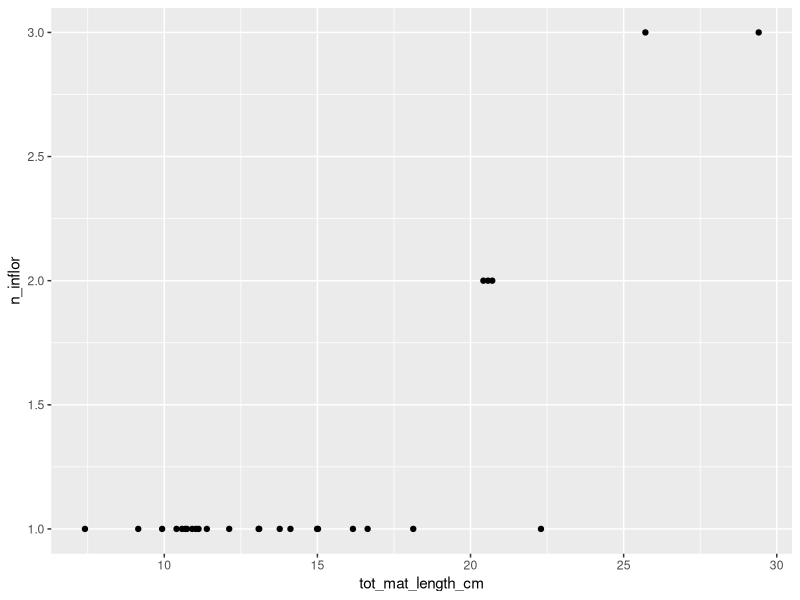
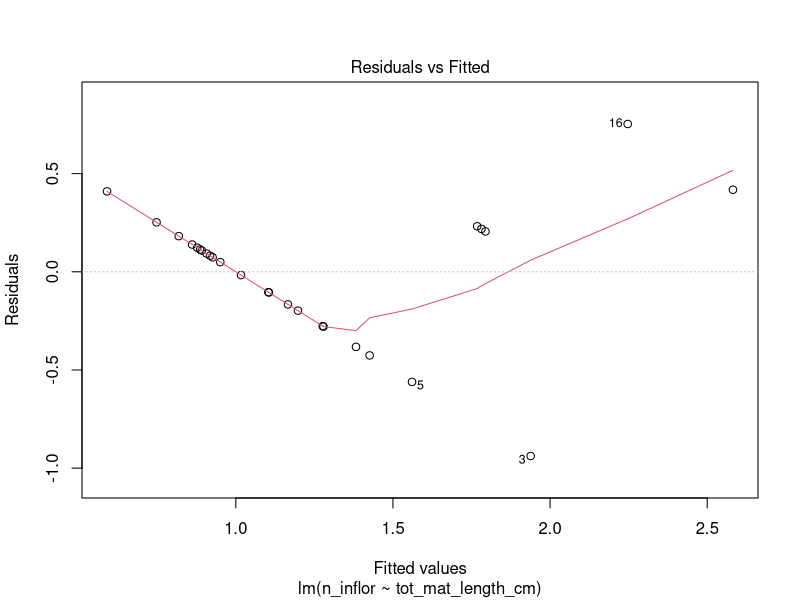
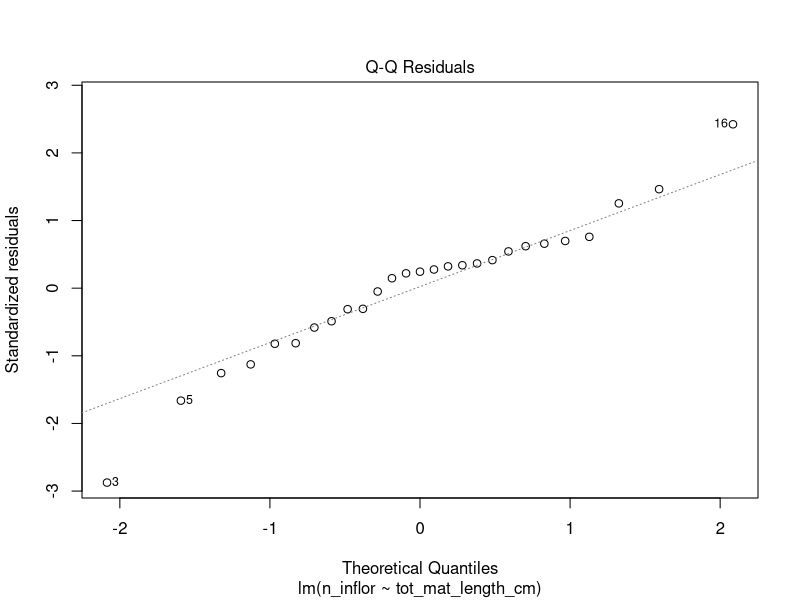
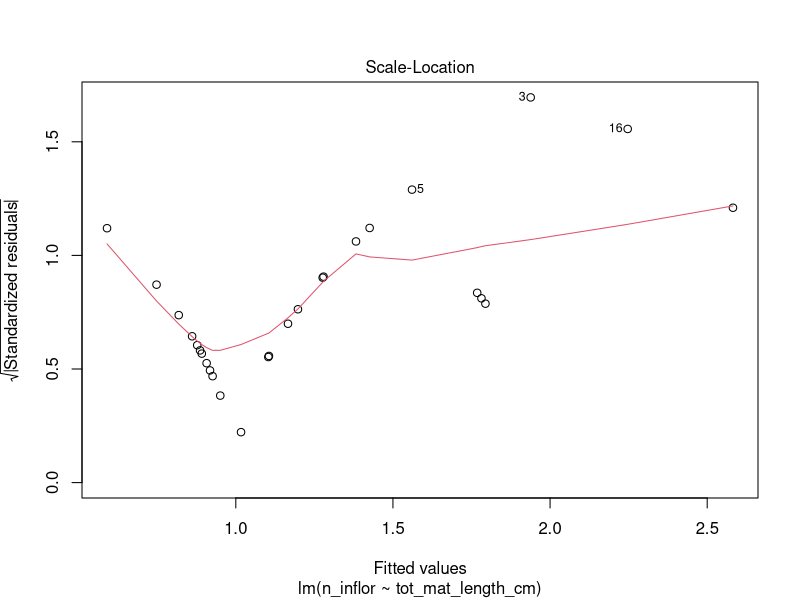
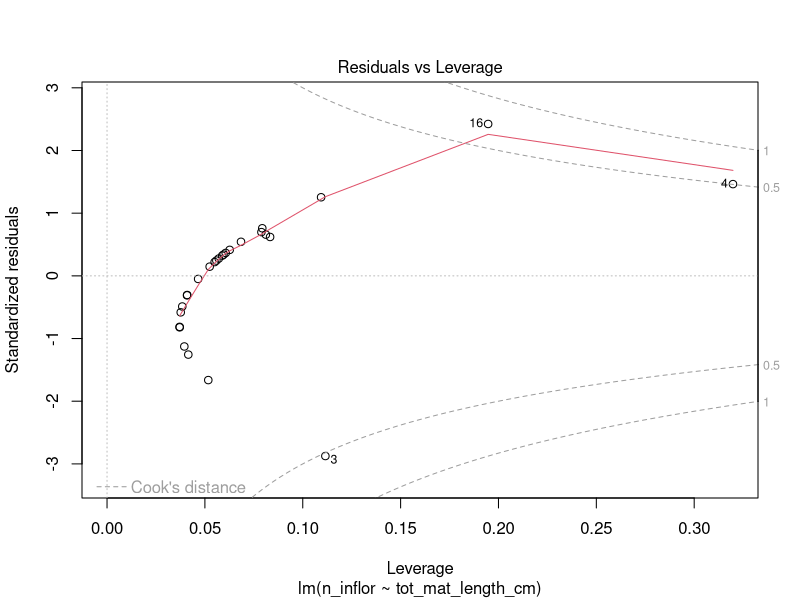
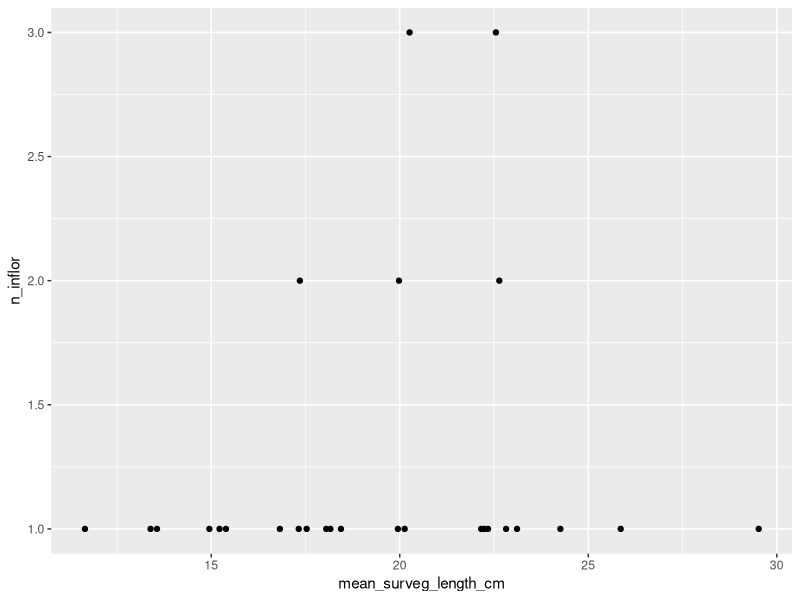
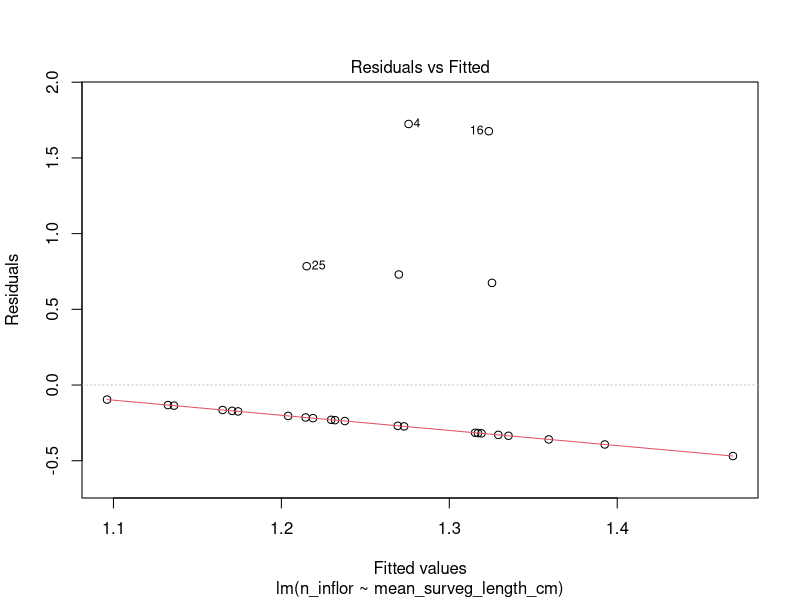
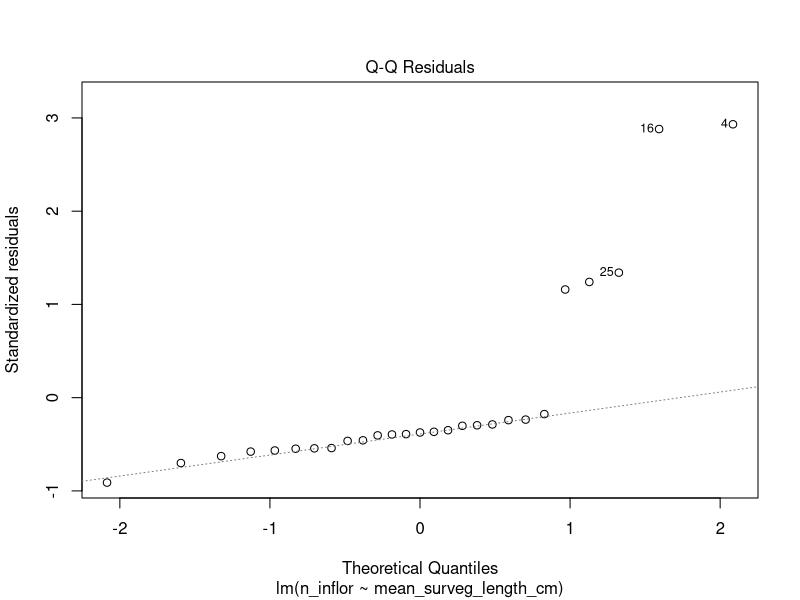

These charts were generated, in order, by the following R code:
#### Field Study Data Analysis Extra 1: Relationship of Seed Traits with Maternal Traits

# Courtney Van Den Elzen

# Initiated: July 2020
# Latest Update: January 2023 (syntax update for Jan 2023 package version compatibility)

### ------------------
### Load Packages -----

library(tidyverse)
library(lme4)
library(car)
library(MASS)

### ------------------
### Read In Data ----

# Seed weight data for the neighboring plants
seed_mass_data <- read_csv("./Data/Field Study/Field Study Cleaned Data - Seed Mass vs Maternal Plant Size Relationship Data.csv")

# Flower count data for the neighboring plants
flwr_count_data <- 
     read_csv("./Data/Field Study/Field Study Raw Data - Neighbour Seed Counts.csv") %>%
     dplyr::select(-c("...17")) %>%
     dplyr::filter(!is.na(flwr_count)) %>%
     dplyr::group_by(plant_id) %>%
     dplyr::summarize(tot_flwrs = sum(flwr_count))


# Plant length data for the neighboring plants
plant_length_data <- read_csv("./Data/Field Study/Field Study Cleaned Data - Neighbouring Plant Data.csv")

# L. californica
modsel_cal <- read_csv("./Data/Field Study/Field Study Cleaned Data - Californica Species Modeling Data Subset.csv")

# L. glaberrima
modsel_gla <- read_csv("./Data/Field Study/Field Study Cleaned Data - Glaberrima Species Modeling Data Subset.csv")

### ------------------
### Clean Neighbor Data -----

# Correct the neighbor data types to fit the analyses

# Neighbour seed mass data
seed_mass_data2 <- seed_mass_data %>% 
        mutate_at(c("orig_species_label", "true_species", "hub", "transect", "mom", 
                    "neighbour", "PlantID", "count type", "chosen for germination trial"), 
                  as.factor) %>%
        mutate_at(c("total seed mass"), as.numeric)

# Neighbour total branch length data
plant_length_data2 <- plant_length_data %>% 
        mutate_at(c("species", "hub", "transect", "mom", "neighbour", "PlantID"), as.factor) %>%
        mutate_at(c("Total branch length"), as.numeric) %>%
        rename(total_branch_length = `Total branch length`)


# Get rid of NAs in the data

seed_mass_data3 <- dplyr::filter(seed_mass_data2, !is.na(`total seed mass`))

plant_length_data3 <- dplyr::filter(plant_length_data2, !is.na(total_branch_length))


# Summarize the data for each plant in N1 (combine first flwr and other flwr data), N2 data already combined

# group by plantID and sum rows of seed mass and seed number for each plant
seed_mass_data_byplant <- group_by(seed_mass_data3, PlantID, true_species) %>% 
        dplyr::summarize(total_seed_mass = sum(`total seed mass`), 
                         total_seed_count = sum(`seed count`))

# get rid of unwanted ID columns
plant_length_data4 <- dplyr::select(plant_length_data3, -c("species", "hub", "transect", "mom", "neighbour"))

# join the cleaned seed mass and plant length dataframes, then filter out bad rows, and drop unused levels of true_species factor
joined_data_filtered <- dplyr::left_join(seed_mass_data_byplant, plant_length_data4) %>%
        dplyr::filter(true_species %in% c("L. californica", "L. fremontii", "L. glaberrima")) %>%
        droplevels()

# round to 3 decimal places
joined_data_filtered$mean_seed_mass <- round(joined_data_filtered$total_seed_mass/joined_data_filtered$total_seed_count,3)

# join the flower count data
joined_data_filtered2 <- 
        joined_data_filtered %>%
        dplyr::left_join(flwr_count_data, by = c("PlantID" = "plant_id"))

# Focal plant data

# Add a column to the focal plant data for the relative infloresence height variable for L. californica (used below)

# Mean inflor height / mean surrounding veg height
modsel_cal$rel_inflor_height_to_surveg_height <- modsel_cal$mean_inflor_height_cm/modsel_cal$mean_surveg_length_cm
modsel_gla$rel_inflor_height_to_surveg_height <- modsel_gla$mean_inflor_height_cm/modsel_gla$mean_surveg_length_cm


# Filter to only one line per plant for plant-level trait analysis (picked pin 1 arbitrarily, does not affect the analysis)

# L. californica
modsel_cal_plantlvl <- filter(modsel_cal, Pin == 1) %>% 
        filter(!is.na(n_inflor)) %>% 
        filter(!is.na(tot_mat_length_cm))

# L. glaberrima
modsel_gla_plantlvl <- filter(modsel_gla, Pin == 1) %>%
        filter(!is.na(n_inflor)) %>% 
        filter(!is.na(tot_mat_length_cm))

# Separate the joined data by species

joined_data_filtered_cal <- filter(joined_data_filtered2, true_species == "L. californica")
joined_data_filtered_gla <- filter(joined_data_filtered2, true_species == "L. glaberrima")

### ------------------
### Modeling: L. californica -----

## -------------------
## Do larger plants produce more inflorescences? -----

# Scatterplots -----

ggplot(modsel_cal_plantlvl, aes(x = tot_mat_length_cm, y = n_inflor)) + 
        geom_point()

# Modeling -----

# model
inflor.totlen.cal.lm <- lm(n_inflor ~ tot_mat_length_cm, data = modsel_cal_plantlvl)

# summary
summary(inflor.totlen.cal.lm)

# residual plots - wonky
plot(inflor.totlen.cal.lm)


## -------------------
## Do plants with more inflorescences grow in taller surrounding vegetation? -----
# Scatterplots -----

ggplot(modsel_cal_plantlvl, aes(x = mean_surveg_length_cm, y = n_inflor)) + 
        geom_point() 


# Modeling -----

# model
inflor.surveglen.cal.lm <- lm(n_inflor ~ mean_surveg_length_cm, data = modsel_cal_plantlvl)

# summary
summary(inflor.surveglen.cal.lm)

# residual plots - wonky
plot(inflor.surveglen.cal.lm)


## -------------------
# Do larger plants produce heavier seeds? -----

# Scatterplots -----

ggplot(joined_data_filtered_cal, aes(y = total_branch_length, x = mean_seed_mass)) + 
        geom_point()

# Modeling -----

seedmass.totlen.cal.lm <- lm(mean_seed_mass ~ total_branch_length, data = joined_data_filtered_cal)
summary(seedmass.totlen.cal.lm)
plot(seedmass.totlen.cal.lm )

# -------------------
# Do taller plants grow in taller vegetation? -----


# Scatterplots -----

# raw heights of both focal plants and surrounding vegetation length 
ggplot(modsel_cal_plantlvl, aes(x = mean_inflor_height_cm, y = mean_surveg_length_cm)) + 
        geom_point() + 
        geom_smooth(method= "lm")

# Relative height of focal plant relative to inflorenscence height 
ggplot(modsel_cal_plantlvl, aes(y = rel_inflor_height_to_surveg_height, x = mean_inflor_height_cm)) + 
        geom_point() + 
        geom_smooth(method= "lm")

# Modeling -----

# taller plants tend to occur in taller vegetation (absolute measurements)
mih.msvl.cal.lm <- lm(mean_inflor_height_cm ~ mean_surveg_length_cm, data = modsel_cal_plantlvl)

summary(mih.msvl.cal.lm)

# shorter plants (absolute height) tend to grow in relatively taller surrounding vegetation
relihsvh.msvl.cal.lm <- lm(rel_inflor_height_to_surveg_height ~ mean_inflor_height_cm, data = modsel_cal_plantlvl)

summary(relihsvh.msvl.cal.lm)

# -------------------
# Do **larger** plants grow in taller/denser vegetation? -----

